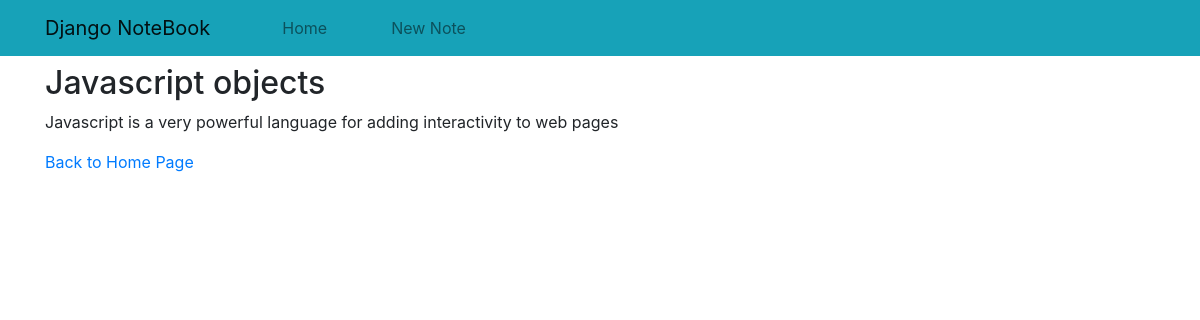
Page /note/6/ on the committed database.
### notes/models.py (models this page shows, shortened)
class Note(models.Model):
    title = models.CharField(max_length=120, unique=True)
    content = models.TextField()
    created = models.DateTimeField(auto_now_add=True)
    updated = models.DateTimeField(auto_now=True)

### notes/views.py (the view)
# urls.py: path('note/<int:id>/', views.note_detail, name='note_detail'),
def note_detail(request, id):
    note = get_object_or_404(Note,id=id)
    return render(request, 'detail.html', {'note': note})

### notes/templates/detail.html
{% extends 'base.html' %}
{% block content %}
    <h2>{{ note.title }}</h2>
    <p>
        {{ note.content }}
    </p>
    <a href="/">Back to Home Page</a>
{% endblock %}

### rows in the picture
Note: title "Javascript objects", content "Javascript is a very powerful language for adding interactivity to web pages"
